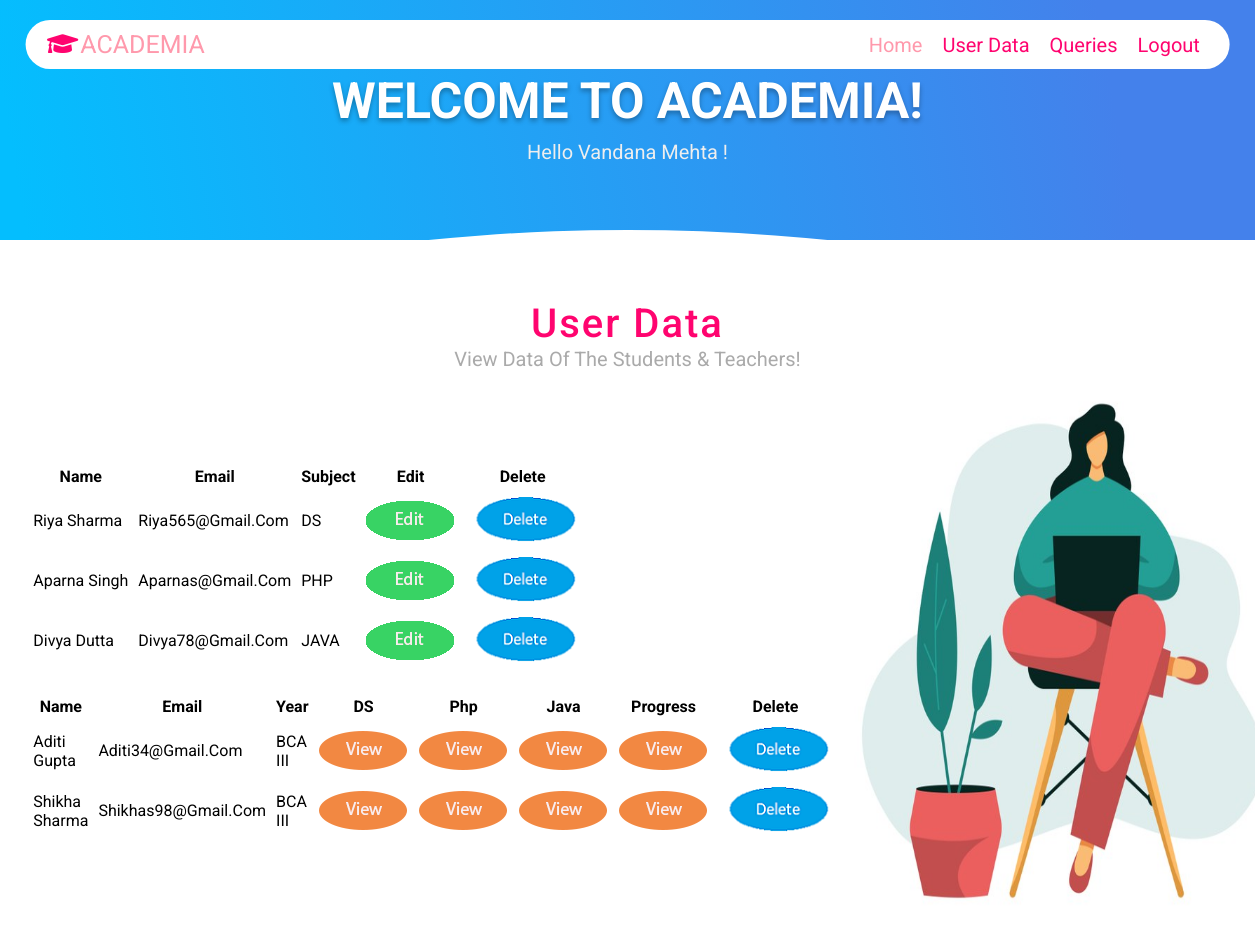
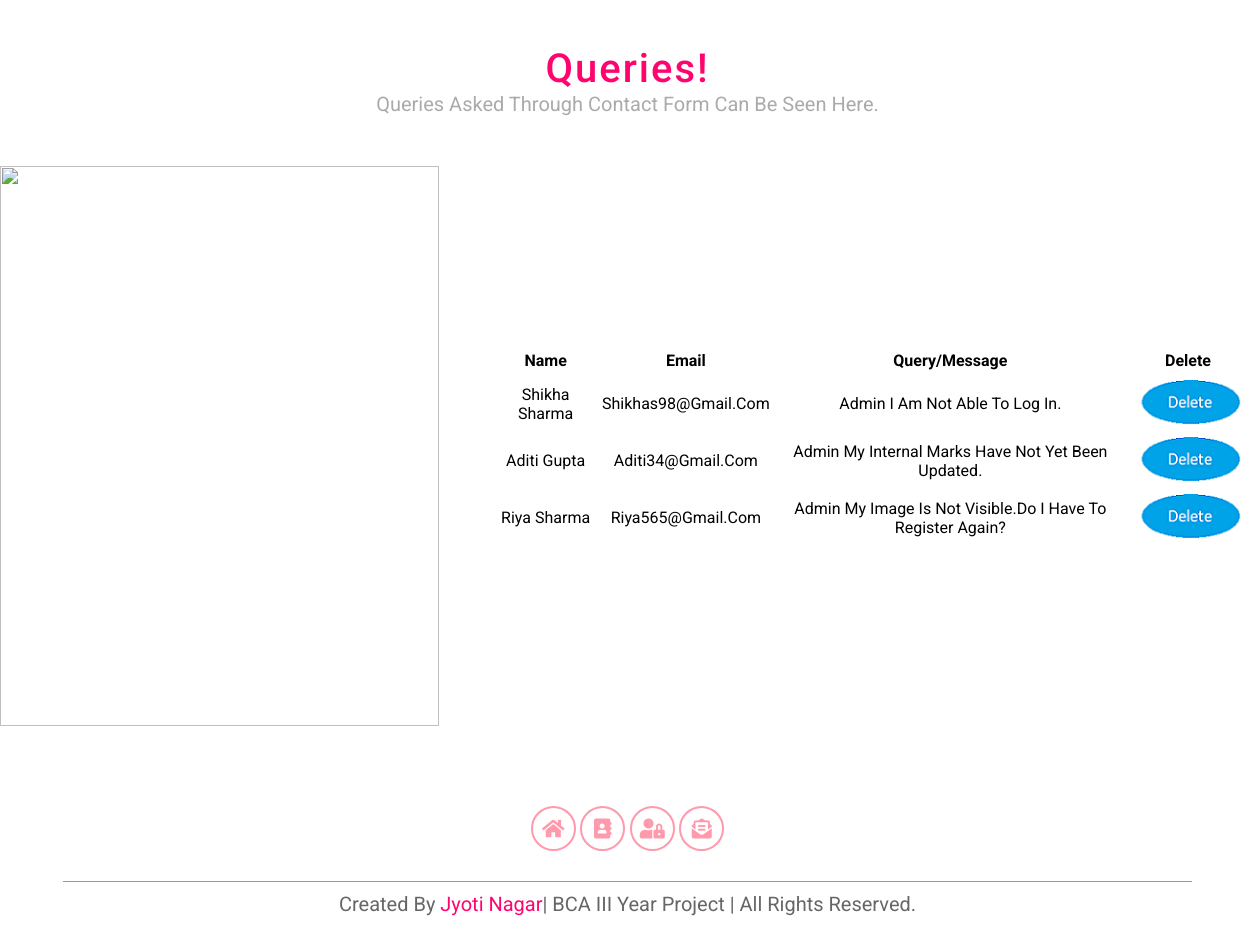
The page /jyotinagar_project/admin/admin_index.php (signed in) on the database its author committed (2 pictures, top to bottom).
### tables this page shows
CREATE TABLE `tregistration` (
  `id` int(11) NOT NULL,
  `name` varchar(255) NOT NULL,
  `email` varchar(255) NOT NULL,
  `subject` varchar(255) NOT NULL,
  `password` varchar(255) NOT NULL,
  `image` varchar(255) NOT NULL,
  `status` int(10) NOT NULL DEFAULT 1
);

CREATE TABLE `sregistration` (
  `id` int(10) NOT NULL,
  `name` varchar(255) NOT NULL,
  `email` varchar(255) NOT NULL,
  `year` varchar(255) NOT NULL,
  `password` varchar(255) NOT NULL,
  `image` varchar(255) NOT NULL,
  `status` int(10) NOT NULL DEFAULT 1
);

CREATE TABLE `contact` (
  `id` int(10) NOT NULL,
  `name` varchar(255) NOT NULL,
  `email` varchar(255) NOT NULL,
  `message` varchar(400) NOT NULL
);

### jyotinagar_project/admin/admin_index.php (the view, shortened to what this page needs)
<?php include("header.php");
include("../config.php");
$sql="Select * from tregistration where status=1";
$run=mysqli_query($conn,$sql);
$sql0="select * from sregistration where status=1";
$run0=mysqli_query($conn,$sql0);
$sql2="select * from contact";
$run2=mysqli_query($conn,$sql2);
?>
<body>
<header>
<a href="../home.php" class="logo"><i class="fas fa-graduation-cap"></i>Academia</a>
<nav class="navbar">
    <ul>
        <li><a href="#home" class="active">Home</a></li>
        <li><a href="#data">User Data</a></li>
        <li><a href="#marks">Queries</a></li>
        <li><a href="admin_logout.php">Logout</a></li>
    </ul>
</nav>
</header>
<section class="home" id="home">
<div class="content"><script margint-top:10px;></script>
   <br>
	<br>
     <h1>Welcome to Academia!</h1>
    <?php if(isset($_SESSION['admin_id']))
		{
		?>
    <p>Hello <?php echo $_SESSION['admin_name']; ?> !</p>
	<?php } ?>
</div>
</section>
<section class="data" id="data" >
<h1 class="heading">User Data</h1>
<h3 class="title">view data of the Students & Teachers!</h3>
<div class="row">
 <div class="content">
		<table class="listing form" cellpadding="10" cellspacing="10">
        <tr><th>name</th>  <th> email </th><th> Subject </th><th>Edit</th><th>Delete</th></tr>
<?php
while($data=mysqli_fetch_array($run))
{
		?>	<tr><td><?php echo $data["name"];?> </td>
              <td><?php echo $data["email"];?></td>
		<td><?php echo $data["subject"]; ?></td>
		<td><a href="edit_profile.php?id=<?php echo $data['id']; ?>"><img src="../images/edit.png" /></td>
		<td><a href="delete_teach.php?id=<?php echo $data['id']; ?>"><img src="../images/delete2.png" /></td>               </tr>
<?php }?>
		</table>
    <br>
		<table class="listing form" cellpadding="10" cellspacing="10">
        <tr><th>name</th>  <th> email </th><th> year </th><th>DS</th><th>Php</th><th>Java</th><th>Progress</th><th>Delete</th></tr>
<?php
while($data0=mysqli_fetch_array($run0))
{
		?>	<tr><td><?php echo $data0["name"];?> </td>
              <td><?php echo $data0["email"];?></td>
		<td><?php echo $data0["year"]; ?></td>
		<td><a href="../see_progress_ds.php?name=<?php echo $data0['name']; ?>"><img src="../images/view.png" /></td>
		<td><a href="../see_progress_php.php?name=<?php echo $data0['name']; ?>"><img src="../images/view.png" /></td>
		<td><a href="../see_progress_java.php?name=<?php echo $data0['name']; ?>"><img src="../images/view.png" /></td>
		<td><a href="../see_progress.php?name=<?php echo $data0['name']; ?>"><img src="../images/view.png" /></td>
   <td><a href="delete_stu.php?name=<?php echo $data0['name']; ?>"><img src="../images/delete2.png" /></td>            </tr>
<?php }?>
		</table>
    </div>
    <div class="image">
        <img src="../images/143.jpg" alt="">
    </div>
</div>
</section>
	<section class="marks" id="marks" >
<h1 class="heading">Queries!</h1>
<h3 class="title">Queries asked through contact form can be seen here.</h3>
<div class="row">
	 <div class="image">
        <img src="../images/658.jpg" alt="">
    </div>
    <div class="content">
		<table class="listing form" cellpadding="15" cellspacing="10" align="center">
        <tr><th>name</th>  <th> email </th><th> Query/Message </th><th>Delete</th></tr>
<?php
while($data2=mysqli_fetch_array($run2))
{
		?>	<tr align="center">
			<td><?php echo $data2["name"];?> </td>
              <td><?php echo $data2["email"];?></td>
		<td><?php echo $data2["message"]; ?></td>
	 <td><a href="delete_query.php?id=<?php echo $data2['id']; ?>"><img src="../images/delete2.png" /></td>
   </tr>
<?php }?>
		</table>
    </div>
</div>
</section>
	<?php  include("footer.php") ?>

### jyotinagar_project/css/style_r.css (style rules this page uses)
:root { --pink:#FF046F; --violet:#ff99ac; }
* { font-family: 'Roboto', sans-serif; text-transform: capitalize; text-decoration: none; outline: none; margin: 0; padding: 0; box-sizing: border-box; }
html { font-size: 62.5%; overflow-x: hidden; }
.heading { font-size: 4rem; color:#FF046F; text-align: center; padding:0 1rem; padding-top: 6rem; letter-spacing: .2rem; font-weight: 500; }
.title { padding:0 1rem; font-size: 2rem; text-align: center; font-weight: 400; color:#aaa; }
header { width:96%; background:#fff; position: fixed; top:2rem; left:50%; transform: translateX(-50%); border-radius: 5rem; display: flex; align-items: center; justify-content: space-between; padding:1rem 2rem; z-index: 1000; transition: .2s; }
header .navbar ul { display: flex; align-items: center; justify-content: space-between; list-style: none; }
header .navbar ul li { margin:0 1rem; }
header .navbar ul li a { font-size: 2rem; color:#FF046F; transition: .2s; }
header .navbar ul li .active, header .navbar ul li a:hover { color:var(--violet); }
header .logo { font-size: 2.5rem; color: var(--violet); text-transform: uppercase; }
header .logo i { color:#FF046F; padding:0 .2rem; }
.home { min-height: 30vh; background:linear-gradient(-100deg, #4481eb 10%, #04befe 80%); background-size: cover; background-position: center; background-attachment: fixed; z-index: 0; overflow:hidden; position: relative; }
.home .content { display: flex; align-items: center; justify-content: center; flex-flow: column; padding-top: 5rem; text-align: center; }
.home .content h1 { font-size: 5rem; color: #fff; padding:0 1rem; text-shadow: 0 .3rem .5rem rgba(0,0,0,.3); text-transform: uppercase; }
.home .content p { font-size: 2rem; color:#eee; padding:1rem 25rem; }
.home::before { content: ''; position: absolute; bottom:-55rem; left:50%; transform: translateX(-50%); border-top: 70vh solid #fff; width:120%; border-radius: 50%; z-index: -1; }
.data { background:#fff; }
.data .row { display: flex; justify-content: center; align-items: center; }
.data .row .image img { height:70vh; width:35vw; }
.data .row .content { padding-left: 5rem; }
.marks { background: #fff; }
.marks .row { display: flex; align-items: center; justify-content: center; padding:5rem 0; }
.marks .row .image img { width: 35vw; height:70vh; }
.marks .row .content { padding-left: 5rem; }

### rows shown on the page
tregistration: name "Riya Sharma", email "Riya565@gmail.com", subject "DS"
tregistration: name "Aparna Singh", email "Aparnas@gmail.com", subject "PHP"
tregistration: name "Divya Dutta", email "Divya78@gmail.com", subject "JAVA"
sregistration: name "Aditi Gupta", email "Aditi34@gmail.com", year "BCA III"
sregistration: name "Shikha Sharma", email "Shikhas98@Gmail.Com", year "BCA III"
contact: name "Shikha Sharma", email "Shikhas98@gmail.com", message "Admin I Am Not Able To Log In."
contact: name "Aditi Gupta", email "Aditi34@gmail.com", message "Admin My Internal Marks Have Not Yet Been Updated."
contact: name "Riya Sharma", email "Riya565@gmail.com", message "Admin My Image Is Not Visible.Do I Have To Register Again?"

### other values the page prints
$_SESSION['admin_name'] "Vandana Mehta"
